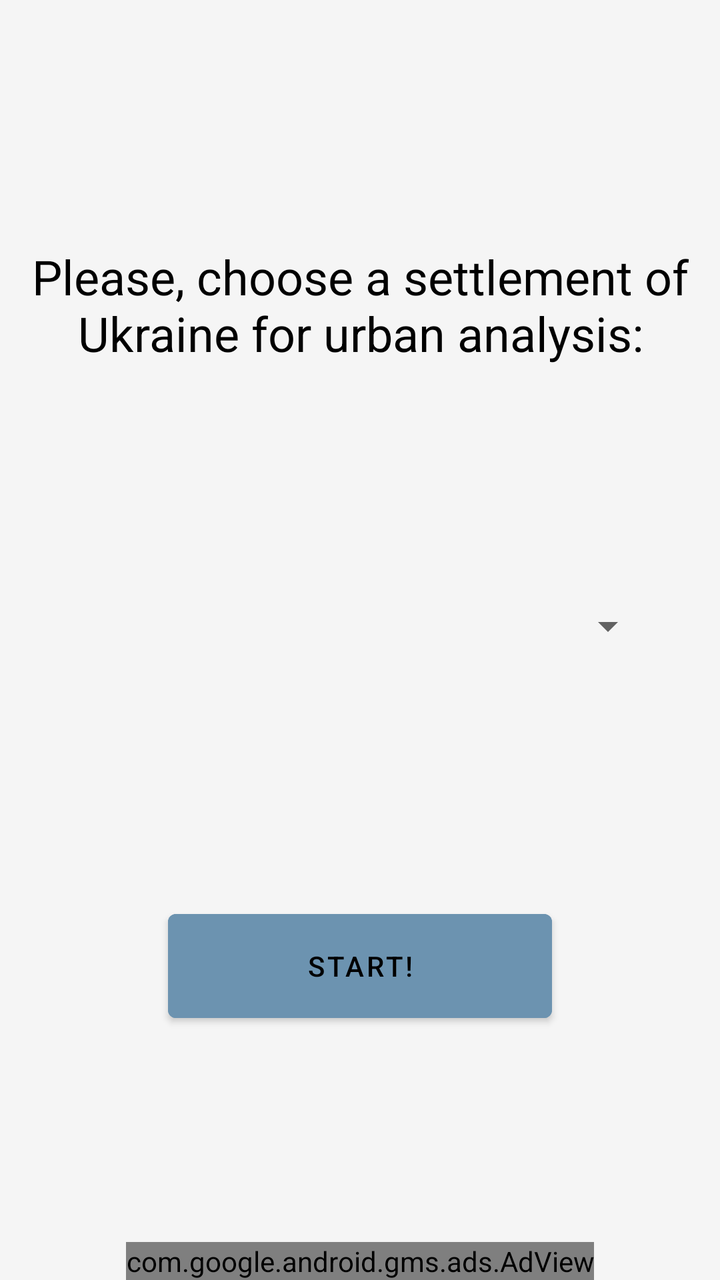
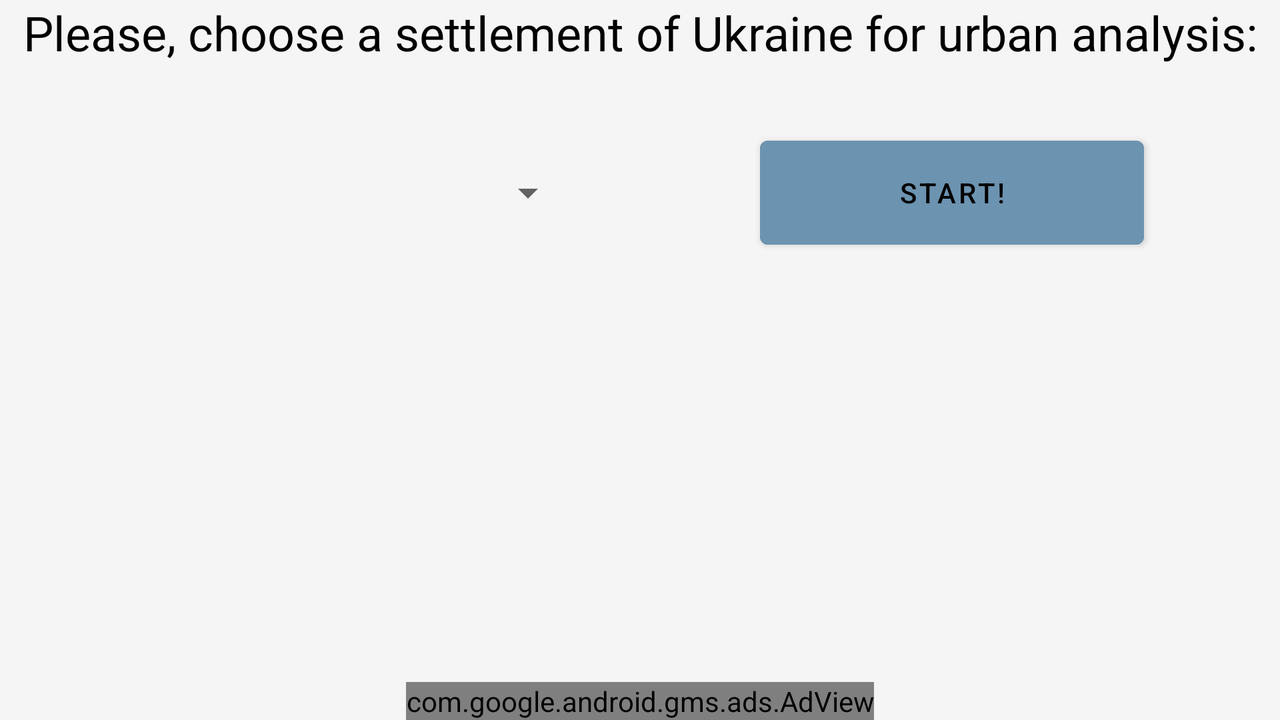

First picture: res/layout/ on a phone held upright. Second picture: the repository's own variant of that layout, on a device whose configuration matches the variant's folder. Source for both follows.
<!-- AndroidManifest.xml: fallback theme Theme.MaterialComponents.DayNight.NoActionBar -->
<!-- res/layout/fragment_city_select.xml -->
<?xml version="1.0" encoding="utf-8"?>
<androidx.constraintlayout.widget.ConstraintLayout
    xmlns:android="http://schemas.android.com/apk/res/android"
    xmlns:app= "http://schemas.android.com/apk/res-auto"
    xmlns:tools="http://schemas.android.com/tools"
    android:background="@color/background"
    tools:context=".ui.main.CitySelectFragment"
    android:layout_height="match_parent"
    android:layout_width="match_parent">

    <TextView
        android:id="@+id/tv_exportData"
        android:layout_width="wrap_content"
        android:layout_height="wrap_content"
        android:layout_marginStart="16dp"
        android:layout_marginTop="16dp"
        android:layout_marginEnd="16dp"
        android:gravity="center"
        android:text="@string/city_select_fragment"
        android:textAlignment="center"
        android:textColor="@color/black"
        android:textSize="24sp"
        app:layout_constraintBottom_toTopOf="@+id/sp_cities"
        app:layout_constraintEnd_toEndOf="parent"
        app:layout_constraintStart_toStartOf="parent"
        app:layout_constraintTop_toTopOf="parent" />

    <Spinner
        android:id="@+id/sp_cities"
        android:layout_width="match_parent"
        android:layout_height="wrap_content"
        android:layout_marginStart="32dp"
        android:layout_marginEnd="32dp"
        android:dropDownWidth="match_parent"
        android:minHeight="48dp"
        android:spinnerMode="dropdown"
        android:textAlignment="center"
        android:verticalScrollbarPosition="defaultPosition"
        app:layout_constraintBottom_toTopOf="@+id/btn_select"
        app:layout_constraintEnd_toEndOf="parent"
        app:layout_constraintStart_toStartOf="parent"
        app:layout_constraintTop_toBottomOf="@+id/tv_exportData"
        tools:ignore="SpeakableTextPresentCheck"
        tools:listitem="@layout/spinner_item" />

    <Button
        android:id="@+id/btn_select"
        android:layout_width="192dp"
        android:layout_height="64dp"
        android:layout_marginStart="16dp"
        android:layout_marginTop="8dp"
        android:layout_marginEnd="16dp"
        android:backgroundTint="@color/button_state_colors"
        android:text="@string/select_city"
        android:textColor="@color/button_text_state_colors"
        app:layout_constraintBottom_toTopOf="@+id/av_selectFragmentBanner"
        app:layout_constraintEnd_toEndOf="parent"
        app:layout_constraintStart_toStartOf="parent"
        app:layout_constraintTop_toBottomOf="@+id/sp_cities" />

    <com.google.android.gms.ads.AdView
        android:id="@+id/av_selectFragmentBanner"
        android:layout_width="wrap_content"
        android:layout_height="wrap_content"
        android:layout_centerInParent="true"
        app:adSize="BANNER"
        app:adUnitId="ca-app-pub-5575310058998232/5854634701"
        app:layout_constraintBottom_toBottomOf="parent"
        app:layout_constraintEnd_toEndOf="parent"
        app:layout_constraintStart_toStartOf="parent" />
</androidx.constraintlayout.widget.ConstraintLayout>
<!-- resources referenced by this layout -->
<resources>
  <color name="background">#FFF5F5F5</color>
  <color name="black">#FF000000</color>
  <string name="city_select_fragment">Please, choose a settlement of Ukraine for urban analysis:</string>
  <string name="select_city">Start!</string>
</resources>
<!-- res/layout-land/fragment_city_select.xml (the repository's variant of the layout above) -->
<!-- drawn on the phone turned sideways -->
<?xml version="1.0" encoding="utf-8"?>
<layout xmlns:android="http://schemas.android.com/apk/res/android"
    xmlns:app= "http://schemas.android.com/apk/res-auto"
    xmlns:tools="http://schemas.android.com/tools" >

    <data>
        <variable
            name="viewModel"
            type="ua.od.acros.zoningapp.vm.MainViewModel" />
    </data>

    <androidx.constraintlayout.widget.ConstraintLayout
        android:id="@+id/main"
        android:layout_width="match_parent"
        android:layout_height="match_parent"
        android:background="@color/background"
        tools:context=".ui.main.CitySelectFragment">

        <TextView
            android:id="@+id/tv_exportData"
            android:layout_width="wrap_content"
            android:layout_height="wrap_content"
            android:text="@string/city_select_fragment"
            android:textAlignment="center"
            android:textSize="24sp"
            android:textColor="@color/black"
            app:layout_constraintBottom_toTopOf="@+id/sp_fileType"
            app:layout_constraintEnd_toEndOf="parent"
            app:layout_constraintStart_toStartOf="parent"
            app:layout_constraintTop_toTopOf="parent"
            app:layout_constraintVertical_bias="0.234" />

        <Spinner
            android:id="@+id/sp_fileType"
            android:layout_width="256dp"
            android:layout_height="64dp"
            android:layout_marginStart="32dp"
            android:layout_marginTop="32dp"
            android:dropDownWidth="match_parent"
            android:hapticFeedbackEnabled="false"
            android:minHeight="48dp"
            android:spinnerMode="dropdown"
            android:textAlignment="center"
            android:verticalScrollbarPosition="defaultPosition"
            app:guidelineUseRtl="false"
            app:layout_constraintStart_toStartOf="parent"
            app:layout_constraintTop_toBottomOf="@id/tv_exportData"
            tools:ignore="SpeakableTextPresentCheck"
            app:items="@{viewModel.cityNameList}" />

        <Button
            android:id="@+id/btn_export"
            android:layout_width="192dp"
            android:layout_height="64dp"
            android:layout_marginStart="32dp"
            android:layout_marginEnd="8dp"
            android:backgroundTint="@color/button_state_colors"
            android:hapticFeedbackEnabled="false"
            android:text="@string/select_city"
            android:textColor="@color/button_text_state_colors"
            app:guidelineUseRtl="false"
            app:layout_constraintEnd_toEndOf="parent"
            app:layout_constraintStart_toEndOf="@+id/sp_fileType"
            app:layout_constraintTop_toTopOf="@+id/sp_fileType" />

        <com.google.android.gms.ads.AdView
            android:id="@+id/av_selectFragmentBanner"
            android:layout_width="wrap_content"
            android:layout_height="wrap_content"
            android:layout_centerInParent="true"
            app:adSize="BANNER"
            app:adUnitId="ca-app-pub-5575310058998232/5854634701"
            app:layout_constraintBottom_toBottomOf="parent"
            app:layout_constraintEnd_toEndOf="parent"
            app:layout_constraintStart_toStartOf="parent" />

    </androidx.constraintlayout.widget.ConstraintLayout>
</layout>
